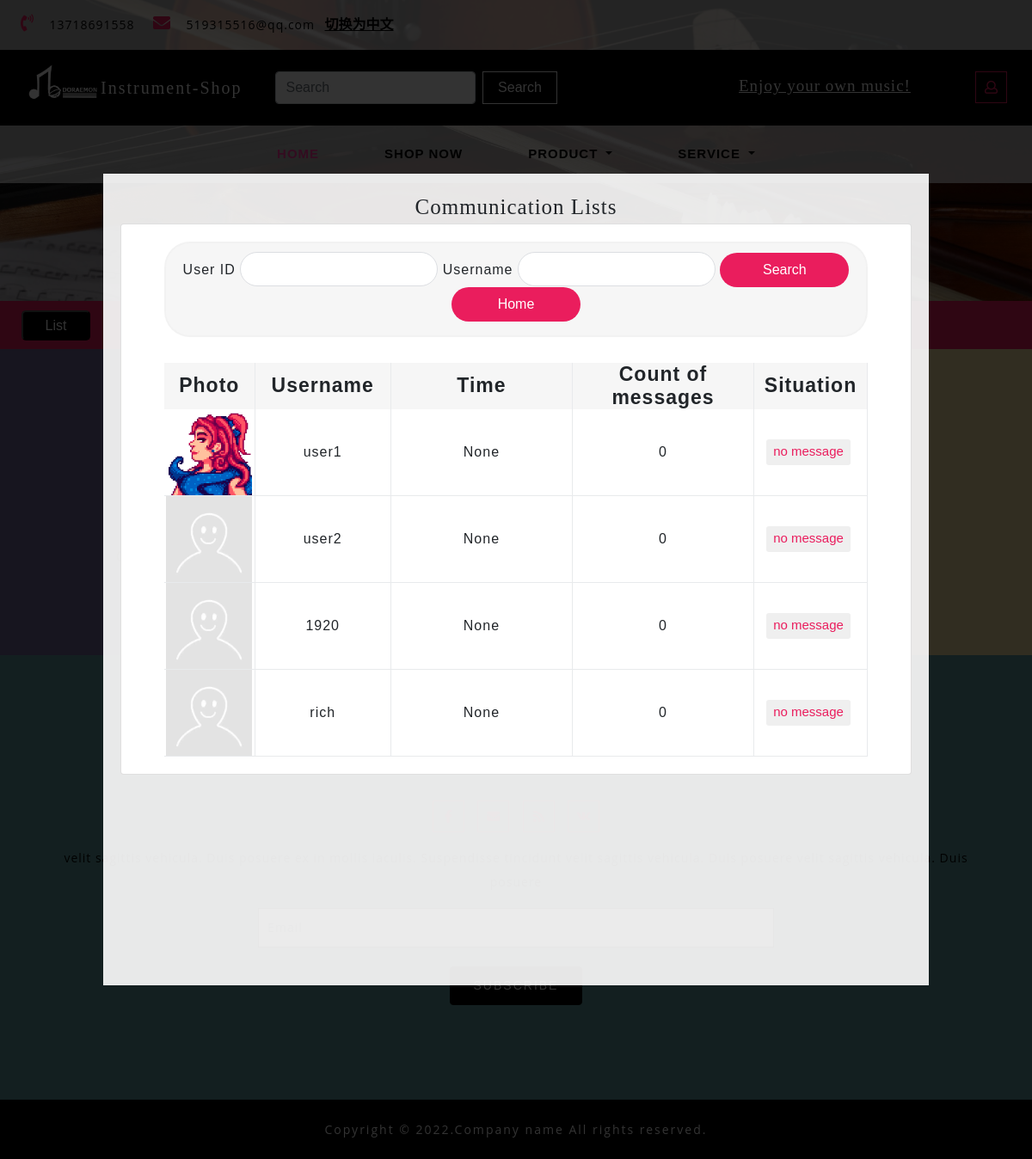
Page /adjust on the committed database.
### app/models.py (models this page shows, shortened)
class User(db.Model):
    __tablename__ = "user"
    __table_args__ = {'extend_existing': True}
    id = db.Column(db.Integer, primary_key=True)
    user_name = db.Column(db.String(32), unique=True, nullable=False)
    password_hash = db.Column(db.String(64), nullable=False)
    email = db.Column(db.String(64), nullable=False)
    register_time = db.Column(db.DateTime, default=datetime.now)
    gender = db.Column(db.String(10), nullable=True)
    icon = db.Column(db.String(128), default='default.jpeg')
    introduction = db.Column(db.String(64), nullable=True)
    authority = db.Column(db.Integer, default=0, nullable=False)
    money = db.Column(db.Integer, default=0, nullable=False)
    new_time = db.Column(db.DateTime, nullable=True)
    count = db.Column(db.Integer, default=0)
    situation = db.Column(db.Boolean, nullable=True)
    messages = db.relationship('Message', back_populates='author', cascade='all')
    ban = db.Column(db.Boolean, default=False)

### app/routes.py (the view, shortened to what this page needs)
@app.route('/adjust', methods=['GET', 'POST'])
def adjust():
    user = User.query.filter_by(authority=0).order_by((User.situation == 0).desc()).all()
    return render_template('adjust.html', user=user)

### app/templates/adjust.html (shortened to what this page needs)
{% extends "base.html" %}
{% block content %}
    <link href="../static/css/bootstrap.min.css" rel="stylesheet" type="text/css" media="all">
    <link href="../static/css/fontawesome-all.min.css" rel="stylesheet" type="text/css" media="all">
    <link rel="stylesheet" href="../static/css/shop.css" type="text/css">
    <link rel="stylesheet" type="text/css" href="../static/css/jquery-ui1.css">
    <link href="../static/css/style.css" rel='stylesheet' type='text/css' media="all">
    <link rel="stylesheet" href="../static/css/style1.css" media="screen" type="text/css"/>
    <div class="using-border py-3">
        <div class="inner_breadcrumb  ml-4">
            <ul class="short_ls">
                <button class="list" onclick="ShowList()">List</button>
                <li>
                    <a href="/index">Home</a>
                    <span>/ /</span>
                </li>
                <li>Contact</li>
            </ul>
        </div>
    </div>
    <div id="light" class="white_content">
        <span style="font-size: 25px;font-family: fantasy;">Communication Lists</span>
            <div class = "card">
            <div class = "header">
              <form action="" method="post">
                <div class = "form-box">
                    User ID <input class = "search-field id" type="text" name="uid" id="uid">
                    Username <input class = "search-field name" type="text" name="uname" name="uname">
                    <button class = "search-btn" type="submit">Search</button>
                    <button class = "search-btn" type="button" onclick="location.href='/home'">Home</button>
                </div>
              </form>
            </div>
          <div class="ivu-table ivu-table-default ivu-table-border" >
              <div class="ivu-table-header">
                  <table cellspacing="0" cellpadding="0" border="0" style="width: 350px;">
                      <colgroup>
                          <col width="40">
                          <col width="60">
                          <col width="80">
                          <col width="80">
                          <col width="50">
                      </colgroup>
                      <thead>
                        <tr>
                            <th>
                                <div class="ivu-table-cell"><span class="">Photo</span></div>
                            </th>
                            <th >
                                <div class="ivu-table-cell"><span class="">Username</span></div>
                            </th>
                            <th >
                                <div class="ivu-table-cell"><span class="">Time</span></div>
                            </th>
                            <th >
                                <div class="ivu-table-cell"><span class="">Count of messages</span></div>
                            </th>
                            <th>
                                <div class="ivu-table-cell ivu-table-hidden"><span class="">Situation</span></div>
                            </th>
                        </tr>
                      </thead>
                    </table>
                </div>
              <div class="ivu-table-body" style="">
                  <table cellspacing="0" cellpadding="0" border="0" style="width: 600px;">
                      <colgroup>
                          <col width="40">
                          <col width="60">
                          <col width="80">
                          <col width="80">
                          <col width="50">
                      </colgroup>
                      <tbody class="ivu-table-tbody">
                        {% for u in user %}
                        <tr draggable="false" class="ivu-table-row">
                            <td class="ivu-table-column">
                                <div class="ivu-table-cell">
                                    <div class="ivu-table-cell-tooltip ivu-tooltip">
                                        <div class="ivu-tooltip-rel">
                                                {% if u.icon != None %}
                                                    <img class="ivu-table-cell-tooltip-content" src="/static/uploaded_AVA/{{ u.icon }}" alt="" width=100 height=100>
                                                {% else %}
                                                    <img class="ivu-table-cell-tooltip-content" src='{{ avatars.default(size='l') }}' alt="" width=100 height=100>
                                                {% endif %}
                                        </div>
                                    </div>
                                </div>
                            </td>
                            <td class="ivu-table-column">
                                <div class="ivu-table-cell">
                                    <div class="ivu-table-cell-tooltip ivu-tooltip">
                                        <div class="ivu-tooltip-rel">
                                            <span class="ivu-table-cell-tooltip-content" onclick="location='contact_admin/{{ u.id }}'" style="cursor: pointer"> {{ u.user_name }}
                                            </span>
                                        </div>
                                    </div>
                                </div>
                            </td>
                            <td class="ivu-table-column">
                                <div class="ivu-table-cell">
                                    <div class="ivu-table-cell-tooltip ivu-tooltip">
                                        <div class="ivu-tooltip-rel">
                                            <span class="ivu-table-cell-tooltip-content"> {{ u.new_time }}
                                            </span>
                                        </div>
                                    </div>
                                </div>
                            </td>
                            <td class="ivu-table-column">
                                <div class="ivu-table-cell">
                                    <div class="ivu-table-cell-tooltip ivu-tooltip">
                                        <div class="ivu-tooltip-rel">
                                            <span class="ivu-table-cell-tooltip-content">{{ u.count }}
                                            </span>
                                        </div>
                                    </div>
                                </div>
                            </td>
                            <td class="ivu-table-column">
                                <div class="ivu-table-cell">
                                    <div style="display: flex; justify-content: center;">
                                        <button type="button" class="ivu-btn ivu-btn-info ivu-btn-small ivu-btn-ghost"
                                                style="margin-right: 5px; display: block;" onclick="location='contact_admin/{{ u.id }}'">
                                                {% if u.situation %}
                                                    <span>read</span>
                                                {% elif u.situation is none %}
                                                    <span>no message</span>
                                                {% else %}
                                                    <span>unread</span>
                                                {% endif %}
                                        </button>
                                    </div>
                                </div>
                            </td>
                        </tr>
                       {% endfor %}
                      </tbody>
                  </table>
              </div>
          </div>
      </div>
    </div>
    <section class="subscribe">
        <div class="container-fluid">
            <div class="row">
                <div class="col-lg-6 col-md-6 map-info-right px-0 text-center">
                    <div class="address-gried-2">
                        <b>Doraemon Instrument Store</b>
                        <p>
                        </p>
                    </div>
                </div>
                <div class="col-lg-6 col-md-6 address-w3l-right text-center">
                    <div class="address-gried ">
                        <p>25478 Road St.121<br>USA New Hill
                        </div>
                    <div class="address-gried mt-3">
                        <p> +(000)123 4565<br>+(010)123 4565</p>
                    </div>
                    <div class=" address-gried mt-3">
                        <p><a href="mailto:info@example.com">info@example1.com</a>
                            <br><a href="mailto:info@example.com">info@example2.com</a>
                        </p>
                    </div>
                </div>
            </div>
        </div>
    </section>
    <section class="sub-below-address py-lg-4 py-md-3 py-sm-3 py-3">
        <div class="container py-lg-5 py-md-5 py-sm-4 py-3">
            <h3 class="title clr text-center mb-lg-5 mb-md-4 mb-sm-4 mb-3">Get In Touch Us</h3>
            <div class="icons mt-4 text-center">
                <ul>
                    <li><a href="#"></a></li>
                    <li><a href="#"></a></li>
                    <li><a href="#"></a></li>
                    <li><a href="#"></a></li>
                </ul>
                <p class="my-3">velit sagittis vehicula. Duis posuere
                </p>
            </div>
            <div class="email-sub-agile">
                <form action="#" method="post">
                    <div class="form-group sub-info-mail">
                    </div>
                    <div class="text-center">
                        <button type="submit" class="btn subscrib-btnn">Subscribe</button>
                    </div>
                </form>
            </div>
        </div>
    </section>
    <footer class="py-lg-4 py-md-3 py-sm-3 py-3 text-center">
        <div class="copy-agile-right">
            <p>
            </p>
        </div>
    </footer>
    <link rel="stylesheet" href="../static/css/communicate_list.css" type="text/css">
{% endblock %}

### app/static/css/shop.css (style rules this page uses)
.btn { display: inline-block; }

### app/static/css/style.css (style rules this page uses)
html, body { padding: 0; margin: 0; background: #fff; letter-spacing: 1px; font-family: 'Sunflower', sans-serif; }
body a { outline: none; transition: 0.5s all; -webkit-transition: 0.5s all; -moz-transition: 0.5s all; -o-transition: 0.5s all; -ms-transition: 0.5s all; text-decoration: none; }
select,input[type="email"],input[type="text"],input[type=password], input[type="button"],input[type="submit"],textarea { font-family: 'Open Sans', sans-serif; transition:0.5s all; -webkit-transition:0.5s all; -moz-transition:0.5s all; -o-transition:0.5s all; -ms-transition:0.5s all; letter-spacing: 1px; }
h1, h2, h3, h4, h5, h6 { margin: 0; padding: 0; font-family: 'Sunflower', sans-serif; letter-spacing: 1px; }
p { margin: 0; padding: 0; letter-spacing: 1px; font-family: 'Open Sans', sans-serif; }
ul { margin: 0; padding: 0; list-style-type: none; }
.title { font-size: 44px; color: #000; letter-spacing: 3px; font-weight: 600; text-transform: capitalize; }
.clr { color: #fff; }
a { color: #fff; text-decoration: none; }
.news-agile-text p,.product-info-img p, .sub-agile-info-toys p,.news-agile-text p , .about-products-w3layouts p,.address-gried p, .address-gried p a,.icons p,.about-innergrid-agile p,.abut-gride p { line-height: 28px; font-size: 14px; color: #000; }
ul.short_ls li a { color: #ffffff; text-decoration: none; }
ul.short_ls li { list-style: none; display: inline-block; letter-spacing: 1px; font-size: 14px; }
.using-border { width: 100%; border: none; background:#ea1d5d; text-align: center; }
.blog,.premium,.sub-below-address { background:cadetblue; }
.clients_more-buttn a ,.subscrib-btnn,.sent-butnn { font-size: 14px; color: #fff; text-decoration: none; text-transform: uppercase; display: inline-block; letter-spacing: 2px; background-color: #000; outline: none; padding: 13px 33px; border: 1px double #000; margin: 22px 0px; transition: 0.5s all; -webkit-transition: 0.5s all; -moz-transition: 0.5s all; -o-transition: 0.5s all; -ms-transition: 0.5s all; }
.address-w3l-right { background:#f7e3a5; padding: 2em 0em; }
.sub-info-mail { width:50%; margin:0px auto; }
.icons ul li,.cart-icons ul li,.icons-social ul li { display: inline-block; }
.icons ul li a,.cart-icons ul li { color: #fff; }
footer { background:#000; }
.copy-agile-right p { letter-spacing: 2px; font-size: 14px; color:#fff; }
@media (max-width:1440px) { .title { font-size: 41px; letter-spacing: 2px; } }
@media (max-width:1366px) { .title { font-size: 41px; } }
@media (max-width:1366px) { .address-w3l-right { padding: 1.5em 0em; } }
@media (max-width:1366px) { .sub-info-mail { width: 54%; } }
@media (max-width:1280px) { .clients_more-buttn a, .subscrib-btnn, .sent-butnn { padding: 11px 27px; } }
.address-gried-2 { display: flex; align-items: center; justify-content: space-evenly; width: 100%; height: 100%; flex-flow: column; background-color: #73679b; }

### app/static/css/style1.css (style rules this page uses)
body { padding: 0; margin: 0; background: white; background-repeat: no-repeat; background-attachment: fixed; }
.white_content { position: absolute; width: 80%; height: 70%; top: 15%; padding: 20px; background-color: rgba(255,255,255,0.9); z-index:1002; overflow: auto; left: 0; right: 0; margin: 0 auto; text-align: center; }
a { cursor: pointer; }
.list { border-radius: 5px; position: absolute; background-color: black; width: 80px; height: 35px; color: white; left: 25px; top: 361px; }
th { font-size: 23px; text-align: center; width: 250px; }

### rows in the picture
User: icon (picture), user_name "user1", new_time "None", count "0", shows "no message"
User: icon (placeholder picture), user_name "user2", new_time "None", count "0", shows "no message"
User: icon (placeholder picture), user_name "1920", new_time "None", count "0", shows "no message"
User: icon (placeholder picture), user_name "rich", new_time "None", count "0", shows "no message"
